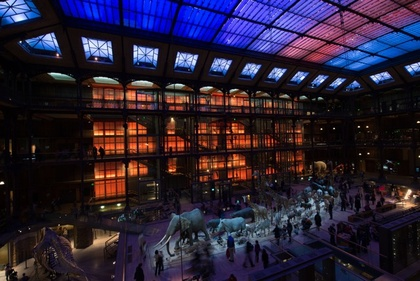
%> input picture museum1.jpeg, 420 x 281 px, shrunk from 640 x 428 before the run
$ octave practica3.m   (GNU Octave 9; MATLAB toolbox functions it lacks are replaced by stand-ins)
%> lines starting %> are read from the running program, lines starting %| are printed output that depends on the picture
%% Practica 3

clear all, clc;

%% Seccion 1

% Lectura de imagenes
m1 = imread('museum1.jpeg');
%> m1 is the input picture: size 281x420x3 uint8; mean R, G, B 42.1, 32.4, 52.4
m2 = imread('museum2.jpeg');
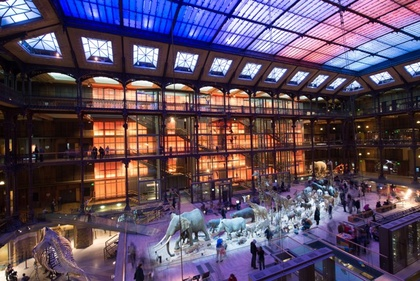
%> input picture museum2.jpeg, 420 x 281 px, shrunk from 640 x 428 before the run
%> m2 is the input picture: size 281x420x3 uint8; mean R, G, B 93.7, 76.1, 95.5
m3 = imread('museum3.jpeg');
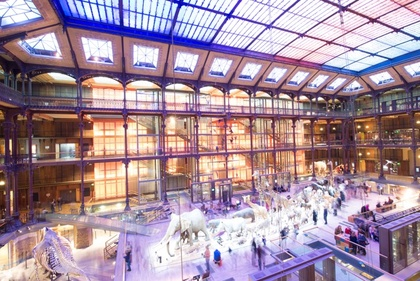
%> input picture museum3.jpeg, 420 x 281 px, shrunk from 640 x 428 before the run
%> m3 is the input picture: size 281x420x3 uint8; mean R, G, B 166.4, 143.2, 157.8
tank = imread('tank.tif');
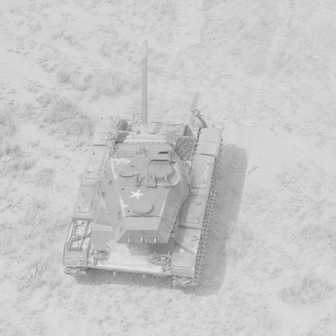
%> input picture tank.tif, 336 x 336 px, shrunk from 512 x 512 before the run
%> tank is the input picture: size 336x336 uint8; min 80, max 236, mean 199.8
pens = imread('pens.tif');
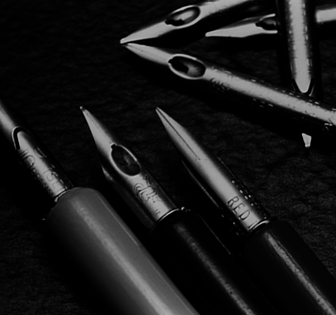
%> input picture pens.tif, 336 x 315 px, shrunk from 512 x 480 before the run
%> pens is the input picture: size 315x336 uint8; min 0, max 200, mean 25
clown = imread('clown.tif');
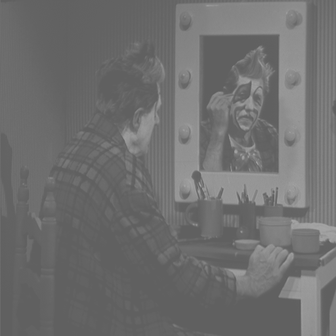
%> input picture clown.tif, 336 x 336 px, shrunk from 512 x 512 before the run
%> clown is the input picture: size 336x336 uint8; min 94, max 167, mean 110.6
%> (the run ends here)
